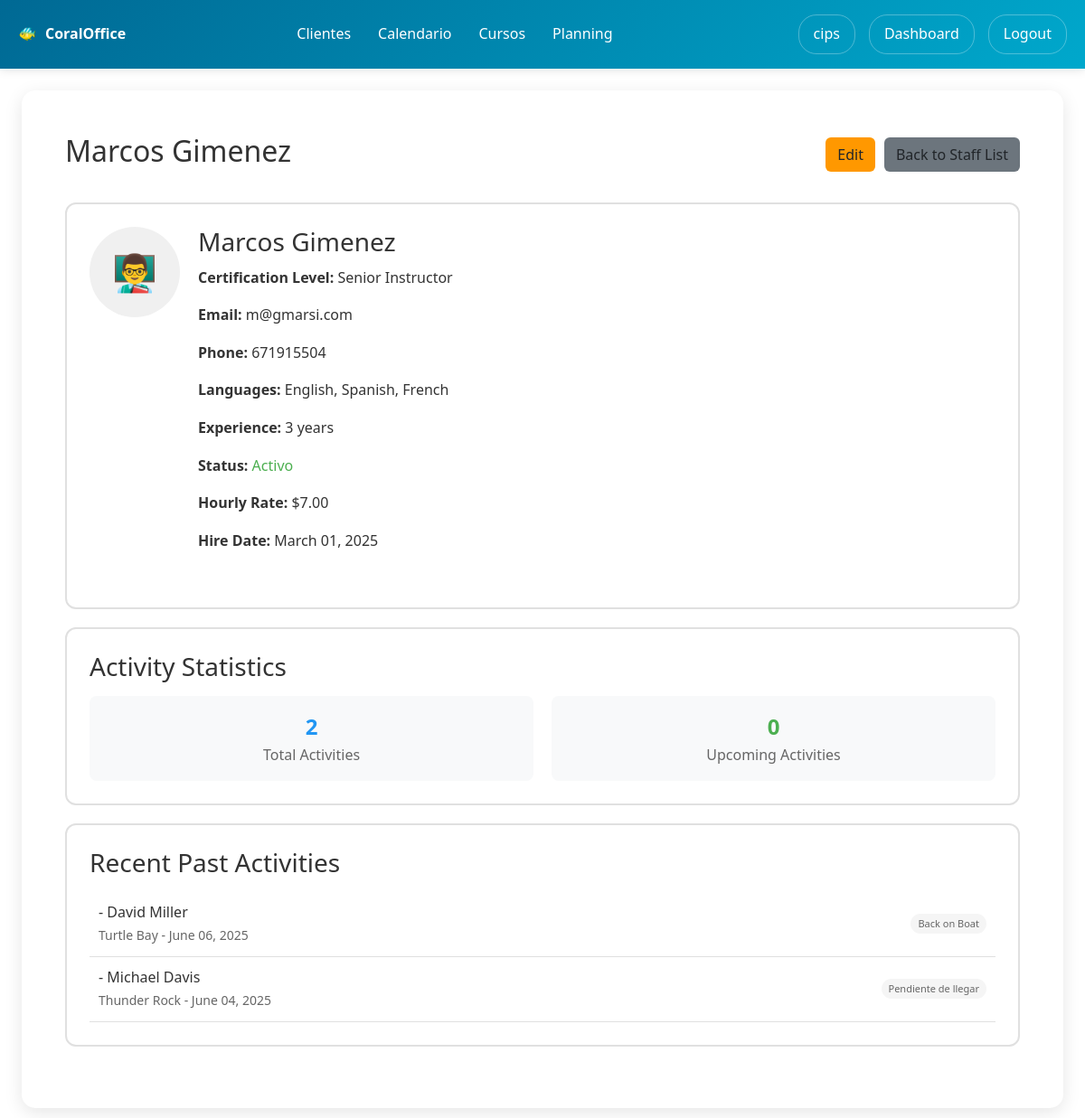
Before: /users/staff/1/ (signed in, upper part) with the older database file.
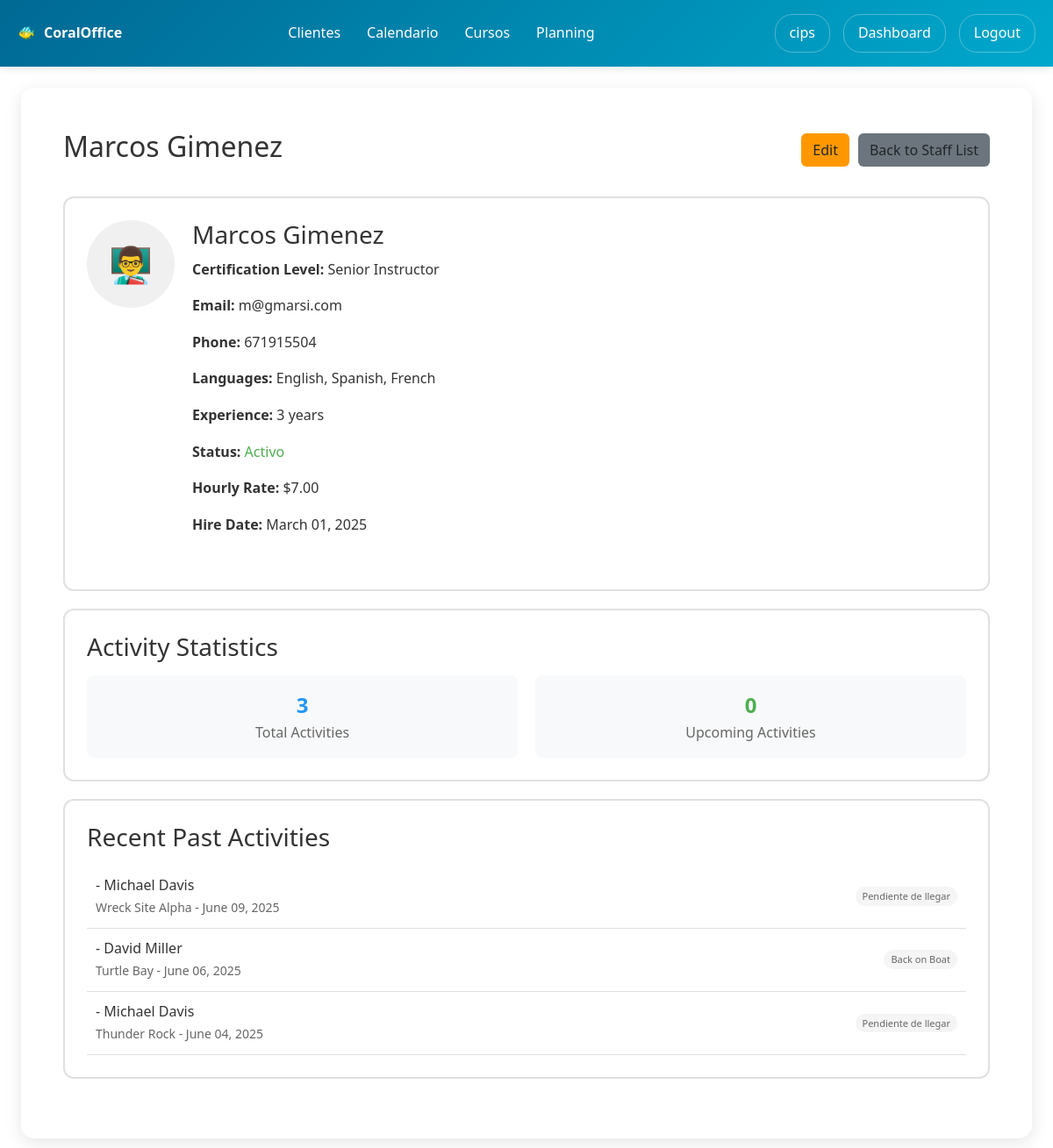
After: the same page with the newer database file.
### users/models.py (models this page shows, shortened)
class CustomerDiveActivity(models.Model):
    TANK_SIZE_CHOICES = [
        ('10L', '10L'),
        ('12L', '12L'),
        ('15L', '15L'),
        ('EAN12L', 'NITROX 12L'),
        ('EAN15L', 'NITROX 15L'),
    ]
    STATUS_CHOICES = [
        ('PENDING', 'Pendiente de llegar'),
        ('ON_BOARD', 'On Board'),
        ('BACK_ON_BOAT', 'Back on Boat'),
        ('DEPARTED', 'En curso'),
        ('FINISHED', 'Finalizado'),
    ]
    customer = models.ForeignKey(Customer, on_delete=models.CASCADE, related_name='dive_activities')
    dive_schedule = models.ForeignKey(DiveSchedule, on_delete=models.CASCADE, related_name='customer_activities')
    course = models.ForeignKey('Course', on_delete=models.CASCADE, related_name='customer_bookings', help_text="Course/Activity for this dive")
    activity = models.ForeignKey(DiveActivity, on_delete=models.CASCADE, related_name='customer_bookings', null=True, blank=True, help_text="DEPRECATED: Use course field instead")
    assigned_staff = models.ForeignKey('Staff', on_delete=models.SET_NULL, null=True, blank=True, related_name='assigned_activities', help_text="Instructor/guide assigned to this activity")
    course_session = models.ForeignKey('CourseSession', on_delete=models.SET_NULL, null=True, blank=True, related_name='dive_activities', help_text="Course session if this dive is part of a course")
    tank_size = models.CharField(max_length=10, choices=TANK_SIZE_CHOICES, default='12L')
    needs_wetsuit = models.BooleanField(default=False)
    needs_bcd = models.BooleanField(default=False)
    needs_regulator = models.BooleanField(default=False)
    needs_guide = models.BooleanField(default=False)
    needs_fins = models.BooleanField(default=False)
    needs_insurance = models.BooleanField(default=False)
    status = models.CharField(max_length=20, choices=STATUS_CHOICES, default='PENDING')
    has_arrived = models.BooleanField(default=False)
    is_paid = models.BooleanField(default=False)
    created_at = models.DateTimeField(auto_now_add=True)
    class Meta:
        unique_together = ['customer', 'dive_schedule']

class Customer(models.Model):
    DIVING_LEVEL_CHOICES = [
        ('NONE', 'NO'),
        ('BEGINNER', 'SCUBA'),
        ('OPEN_WATER', 'OWD.'),
        ('ADVANCED_OPEN_WATER', 'ADV.'),
        ('RESCUE_DIVER', 'RESC.'),
        ('DIVEMASTER', 'DM.'),
        ('INSTRUCTOR', 'INST.'),
    ]
    LANGUAGE_CHOICES = [
        ('EN', 'English'),
        ('ES', 'Spanish'),
        ('FR', 'French'),
        ('CAT', 'Catalan'),
        ('OTHER', 'Other'),
    ]
    COUNTRY_CHOICES = [
        ('US', 'United States'),
        ('CA', 'Canada'),
        ('GB', 'United Kingdom'),
        ('FR', 'France'),
        ('DE', 'Germany'),
        ('IT', 'Italy'),
        ('ES', 'Spain'),
        ('PT', 'Portugal'),
        ('NL', 'Netherlands'),
        ('BE', 'Belgium'),
        ('CH', 'Switzerland'),
        ('AT', 'Austria'),
        ('SE', 'Sweden'),
        ('NO', 'Norway'),
        ('DK', 'Denmark'),
        ('FI', 'Finland'),
        ('IN', 'India'),
        ('OTHER', 'Other'),
    ]
    diving_center = models.ForeignKey(User, on_delete=models.CASCADE, related_name='customers')
    first_name = models.CharField(max_length=50)
    last_name = models.CharField(max_length=50)
    email = models.EmailField()
    phone_number = models.CharField(max_length=20)
    country = models.CharField(max_length=10, choices=COUNTRY_CHOICES, default='OTHER')
    language = models.CharField(max_length=10, choices=LANGUAGE_CHOICES, default='EN')
    birthday = models.DateField(null=True, blank=True)
    certification_level = models.CharField(max_length=50, choices=DIVING_LEVEL_CHOICES, default='NONE')
    emergency_contact = models.CharField(max_length=100, blank=True)
    medical_conditions = models.TextField(blank=True)
    weight = models.FloatField(null=True, blank=True, help_text="Weight in kg")
    height = models.FloatField(null=True, blank=True, help_text="Height in cm")
    foot_size = models.FloatField(null=True, blank=True, help_text="Foot size (EU)")
    default_tank_size = models.CharField(max_length=10, choices=[
        ('10L', '10 Liters'),
        ('12L', '12 Liters'),
        ('15L', '15 Liters'),
        ('18L', '18 Liters'),
    ], default='12L', help_text="Default tank size for this customer")
    profile_picture = models.ImageField(upload_to='customer_profiles/', null=True, blank=True)
    diving_licence = models.FileField(upload_to='customer_documents/licences/', null=True, blank=True)
    diving_insurance = models.FileField(upload_to='customer_documents/insurance/', null=True, blank=True)
    medical_check = models.FileField(upload_to='customer_documents/medical/', null=True, blank=True)
    created_at = models.DateTimeField(auto_now_add=True)
    def get_full_name(self):
        return f"{self.first_name} {self.last_name}"

class DiveSchedule(models.Model):
    diving_center = models.ForeignKey(User, on_delete=models.CASCADE, related_name='dive_schedules')
    date = models.DateField()
    time = models.TimeField()
    dive_site = models.ForeignKey(DivingSite, on_delete=models.CASCADE, related_name='scheduled_dives')
    max_participants = models.IntegerField(default=46)
    description = models.TextField(blank=True)
    special_notes = models.TextField(blank=True, help_text="Special requirements or important notes for this dive")
    created_at = models.DateTimeField(auto_now_add=True)

class DivingSite(models.Model):
    diving_center = models.ForeignKey(User, on_delete=models.CASCADE, related_name='diving_sites')
    name = models.CharField(max_length=100)
    location = models.CharField(max_length=200)
    depth_min = models.FloatField(help_text="Minimum depth in meters")
    depth_max = models.FloatField(help_text="Maximum depth in meters")
    difficulty_level = models.CharField(max_length=20, choices=[
        ('BEGINNER', 'Beginner'),
        ('INTERMEDIATE', 'Intermediate'),
        ('ADVANCED', 'Advanced'),
        ('EXPERT', 'Expert'),
    ], default='BEGINNER')
    description = models.TextField(blank=True)
    special_requirements = models.TextField(blank=True)
    created_at = models.DateTimeField(auto_now_add=True)

### users/views.py (the view)
# urls.py: path('staff/<int:staff_id>/', views.staff_detail, name='staff_detail'),
@login_required
def staff_detail(request, staff_id):
    if not request.user.userprofile.is_diving_center:
        messages.error(request, 'Access denied.')
        return redirect('users:profile')
    staff_member = get_object_or_404(Staff, id=staff_id, diving_center=request.user)
    activities = CustomerDiveActivity.objects.filter(
        assigned_staff=staff_member
    ).order_by('-dive_schedule__date', '-dive_schedule__time').select_related(
        'customer', 'dive_schedule', 'activity', 'dive_schedule__dive_site'
    )
    from datetime import date
    upcoming_activities = activities.filter(dive_schedule__date__gte=date.today())
    past_activities = activities.filter(dive_schedule__date__lt=date.today())
    total_activities = activities.count()
    upcoming_count = upcoming_activities.count()
    return render(request, 'users/staff_detail.html', {
        'staff_member': staff_member,
        'upcoming_activities': upcoming_activities,
        'past_activities': past_activities,
        'total_activities': total_activities,
        'upcoming_count': upcoming_count,
    })

### users/models.py (called while the page is built)
    def get_full_name(self):
        return f"{self.first_name} {self.last_name}"

### users/templates/users/staff_detail.html (shortened to what this page needs)
{% extends 'users/base.html' %}
{% block users_content %}
<div style="display: flex; justify-content: space-between; align-items: center; margin-bottom: 30px;">
    <h2>{{ staff_member.get_full_name }}</h2>
    <div style="display: flex; gap: 10px;">
        <a href="{% url 'users:edit_staff' staff_member.id %}" class="btn" style="background: #ff9800;">Edit</a>
        <a href="{% url 'users:staff_list' %}" class="btn" style="background: #6c757d;">Back to Staff List</a>
    </div>
</div>
<div class="user-card">
    <div style="display: flex; align-items: start; gap: 20px; margin-bottom: 20px;">
        {% if staff_member.profile_picture %}
            <img src="{{ staff_member.profile_picture.url }}" alt="{{ staff_member.get_full_name }}" style="width: 100px; height: 100px; border-radius: 50%; object-fit: cover;">
        {% else %}
            <div style="width: 100px; height: 100px; border-radius: 50%; background: #f0f0f0; display: flex; align-items: center; justify-content: center; font-size: 40px;">👨‍🏫</div>
        {% endif %}
        <div style="flex: 1;">
            <h3 style="margin: 0 0 10px 0;">{{ staff_member.get_full_name }}</h3>
            <p><strong>Certification Level:</strong> {{ staff_member.get_certification_level_display }}</p>
            <p><strong>Email:</strong> {{ staff_member.email }}</p>
            <p><strong>Phone:</strong> {{ staff_member.phone_number }}</p>
            <p><strong>Languages:</strong> {{ staff_member.languages }}</p>
            <p><strong>Experience:</strong> {{ staff_member.experience_years }} years</p>
            <p><strong>Status:</strong> <span style="color: {% if staff_member.status == 'ACTIVE' %}#4caf50{% else %}#f44336{% endif %};">{{ staff_member.get_status_display }}</span></p>
            <p><strong>Hourly Rate:</strong> ${{ staff_member.hourly_rate }}</p>
            <p><strong>Hire Date:</strong> {{ staff_member.hire_date|date:"F d, Y" }}</p>
        </div>
    </div>
</div>
<div class="user-card">
    <h3>Activity Statistics</h3>
    <div style="display: grid; grid-template-columns: repeat(auto-fit, minmax(200px, 1fr)); gap: 20px; margin-top: 15px;">
        <div style="text-align: center; padding: 15px; background: #f8f9fa; border-radius: 8px;">
            <div style="font-size: 24px; font-weight: bold; color: #2196f3;">{{ total_activities }}</div>
            <div style="color: #666;">Total Activities</div>
        </div>
        <div style="text-align: center; padding: 15px; background: #f8f9fa; border-radius: 8px;">
            <div style="font-size: 24px; font-weight: bold; color: #4caf50;">{{ upcoming_count }}</div>
            <div style="color: #666;">Upcoming Activities</div>
        </div>
    </div>
</div>
{% if past_activities %}
<div class="user-card">
    <h3>Recent Past Activities</h3>
    <div style="margin-top: 15px;">
        {% for activity in past_activities|slice:":10" %}
        <div style="padding: 10px; border-bottom: 1px solid #e0e0e0;">
            <div style="display: flex; justify-content: space-between; align-items: center;">
                <div>
                    <strong>{{ activity.activity.name }}</strong> - {{ activity.customer.get_full_name }}
                    <br>
                    <small style="color: #666;">{{ activity.dive_schedule.dive_site.name }} - {{ activity.dive_schedule.date|date:"F d, Y" }}</small>
                </div>
                <span style="padding: 2px 8px; background: #f5f5f5; color: #666; border-radius: 12px; font-size: 11px;">{{ activity.get_status_display }}</span>
            </div>
        </div>
        {% endfor %}
    </div>
</div>
{% endif %}
{% endblock %}

Changed rows visible on the page:
added CustomerDiveActivity: customer.get_full_name "Michael Davis", dive_schedule.dive_site.name "Wreck Site Alpha", dive_schedule "June 09, 2025", status "Pendiente de llegar"
Other visible differences:
{{ total_activities }}: "2" → "3"
